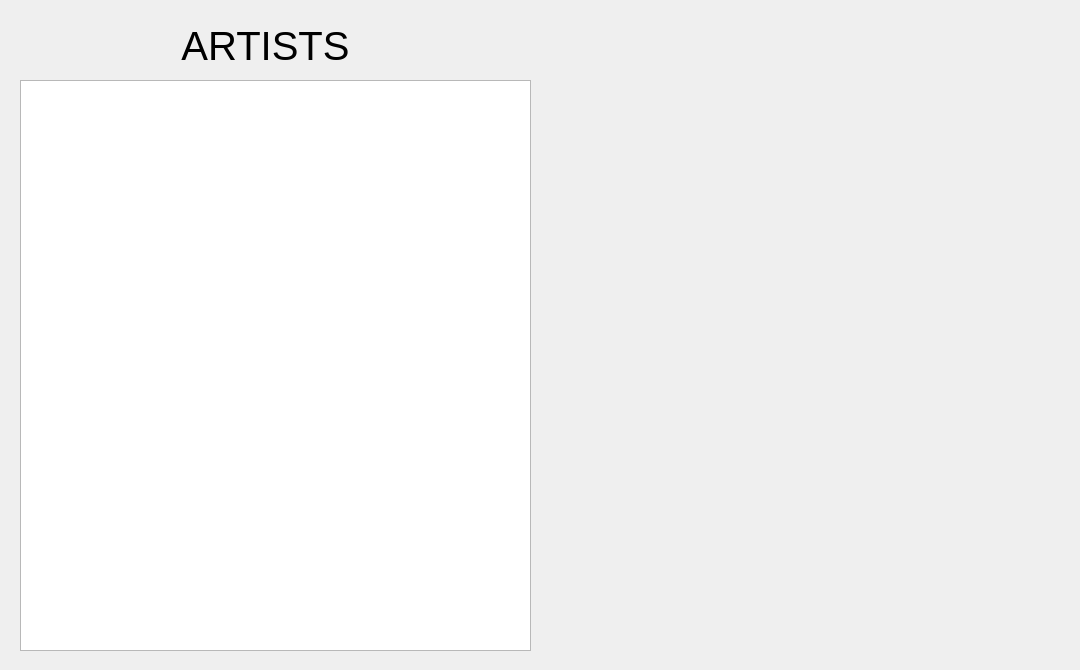
<?xml version="1.0" encoding="UTF-8"?>
<ui version="4.0">
 <class>ArtistsPage</class>
 <widget class="QWidget" name="ArtistsPage">
  <property name="geometry">
   <rect>
    <x>0</x>
    <y>0</y>
    <width>1080</width>
    <height>670</height>
   </rect>
  </property>
  <property name="minimumSize">
   <size>
    <width>0</width>
    <height>0</height>
   </size>
  </property>
  <property name="windowTitle">
   <string>Form</string>
  </property>
  <widget class="QListWidget" name="artists_list">
   <property name="geometry">
    <rect>
     <x>20</x>
     <y>80</y>
     <width>511</width>
     <height>571</height>
    </rect>
   </property>
  </widget>
  <widget class="QLabel" name="label">
   <property name="geometry">
    <rect>
     <x>50</x>
     <y>20</y>
     <width>431</width>
     <height>51</height>
    </rect>
   </property>
   <property name="font">
    <font>
     <pointsize>30</pointsize>
    </font>
   </property>
   <property name="text">
    <string>ARTISTS</string>
   </property>
   <property name="alignment">
    <set>Qt::AlignmentFlag::AlignCenter</set>
   </property>
  </widget>
 </widget>
 <resources/>
 <connections/>
</ui>
